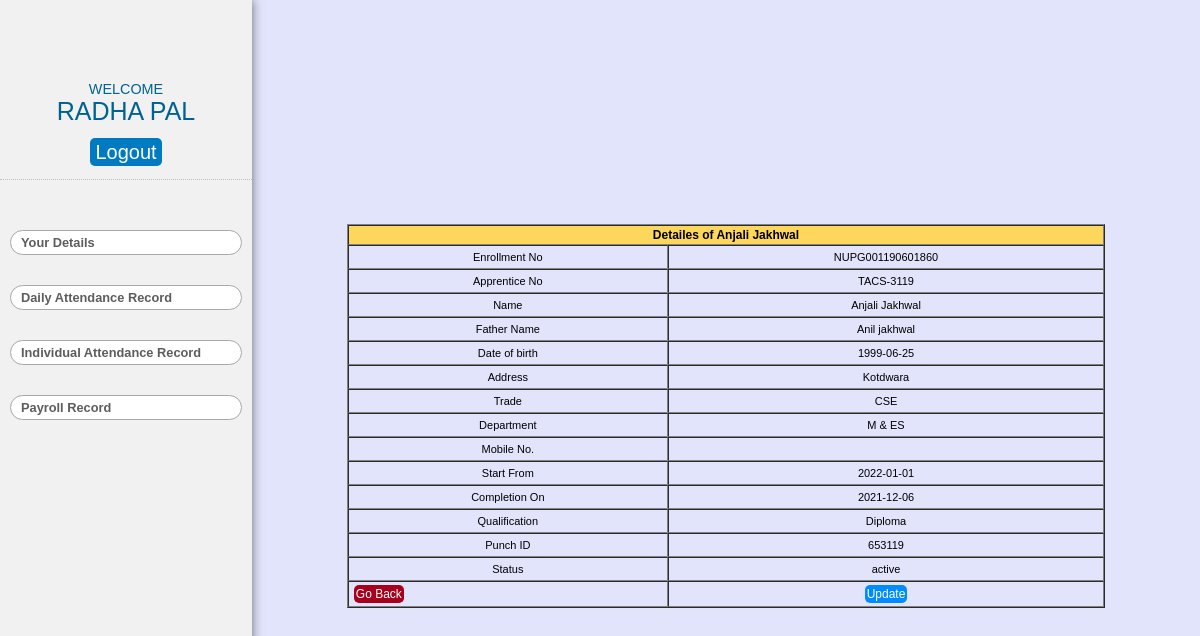
Page /view-details.php?apprentice_no=TACS-3119 (signed in) on the committed database.
### tables this page shows
CREATE TABLE `apprentice` (
  `sn` int(11) NOT NULL,
  `enrollment_no` varchar(255) NOT NULL,
  `apprentice_no` varchar(255) NOT NULL,
  `name` varchar(255) NOT NULL,
  `father_name` varchar(255) NOT NULL,
  `dob` date NOT NULL,
  `address` varchar(255) NOT NULL,
  `trade` varchar(255) NOT NULL,
  `department` varchar(255) NOT NULL,
  `mobile` varchar(255) NOT NULL,
  `start_from` date NOT NULL,
  `completion_on` date NOT NULL,
  `qualification` int(11) NOT NULL,
  `punch_id` varchar(100) NOT NULL,
  `status` int(11) NOT NULL DEFAULT 1,
  `role` int(11) NOT NULL,
  `password` varchar(100) NOT NULL
);

### view-details.php (the view, shortened to what this page needs)
<!DOCTYPE html>
<html lang="en">
<head>
    <link rel="stylesheet" href="styles.css">
</head>
<body>
    <section class="content">
        <div class="main">
            <?php include_once "side-1.php"; ?>
            <div class="side-2" style="overflow-y:scroll">
                <div class="app-reg ">
                    <div class="input-table">
                        <?php include "backend/db.php";
                        $apprentice_no = $_GET['apprentice_no'];
                        $sql = "SELECT * from apprentice WHERE apprentice_no = '$apprentice_no'";
                        $result = mysqli_query($conn, $sql) or die("Query failed");
                        if (mysqli_num_rows($result) > 0) {
                            while ($row = mysqli_fetch_assoc($result)) {
                        ?>
                                <table width="100%" border="1" cellpadding="1" cellspacing="0" style="text-align:center; ">
                                    <thead>
                                        <tr>
                                            <th colspan="2">Detailes of <?php echo $row['name']; ?> </th>
                                        </tr>
                                    </thead>
                                    <tbody>
                                        <tr>
                                            <td>Enrollment No</td>
                                            <td><?php echo $row['enrollment_no']; ?></td>
                                        </tr>
                                        <tr>
                                            <td>Apprentice No</td>
                                            <td><?php echo $row['apprentice_no']; ?></td>
                                        </tr>
                                        <tr>
                                            <td>Name</td>
                                            <td><?php echo $row['name']; ?></td>
                                        </tr>
                                        <tr>
                                            <td>Father Name</td>
                                            <td><?php echo $row['father_name']; ?></td>
                                        </tr>
                                        <tr>
                                            <td>Date of birth</td>
                                            <td><?php echo $row['dob']; ?></td>
                                        </tr>
                                        <tr>
                                            <td>Address</td>
                                            <td><?php echo $row['address']; ?></td>
                                        </tr>
                                        <td>Trade</td>
                                        <td><?php echo $row['trade']; ?></td>
                                        <tr>
                                            <td>Department</td>
                                            <td><?php echo $row['department']; ?></td>
                                        </tr>
                                        <tr>
                                            <td>Mobile No.</td>
                                            <td><?php echo $row['mobile']; ?></td>
                                        </tr>
                                        <tr>
                                            <td>Start From</td>
                                            <td><?php echo $row['start_from']; ?></td>
                                        </tr>
                                        <tr>
                                            <td>Completion On</td>
                                            <td><?php echo $row['completion_on']; ?></td>
                                        </tr>
                                        <tr>
                                            <td>Qualification</td>
                                            <td><?php switch ($row['qualification']) {
                                                    case 2:
                                                        echo "Diploma";
                                                        break;
                                                } ?></td>
                                        </tr>
                                        <tr>
                                            <td>Punch ID </td>
                                            <td><?php echo $row['punch_id']; ?></td>
                                        </tr>
                                        <tr>
                                            <td>Status </td>
                                            <td>
                                                <?php switch ($row['status']) {
                                                    case 1:
                                                        echo "active";
                                                        break;
                                                }
                                                ?>
                                            </td>
                                        </tr>
                                        <tr>
                                            <td style="text-align:left;"><a href='app-list.php' style='font-size:12px;background:rgb(167, 0, 28);color:#fff'>Go Back</a></td>
                                            <?php
                                            echo "<td><a href='update-details.php?apprentice_no={$row['apprentice_no']}' style='font-size:12px;background:rgb(0, 140, 255);color:#fff'>Update</a></td>"; ?>
                                        </tr>
                                    </tbody>
                                </table>
                        <?php
                            }
                        }
                        ?>
                    </div>
                </div>
            </div>
        </div>
    </section>
</body>
</html>

### styles.css (style rules this page uses)
* { box-sizing: border-box; margin: 0; padding: 0; scroll-behavior: smooth; font-family: "Poppins", sans-serif; }
body { width: 100vw; height: 100vh; }
a { text-decoration: none; }
section { height: 100vh; max-width: 100%; padding: 20px; }
.form input, a { margin-top: 50px; margin-left: auto; margin-right: auto; width: 90%; padding: 10px 10px; border: none; outline: none; color: rgb(0, 104, 104); background-color: rgb(255, 255, 255); border-radius: 5px; }
.content { padding: 0; }
.main { height: 100%; display: flex; width: 100vw; }
.side-2 { width: 79%; height: 100vh; overflow-y: scroll; background-color: rgba(193, 200, 244, 0.484); }
.app-reg { padding-top: 30px; width: 100%; height: 100%; display: flex; flex-direction: column; justify-content: center; align-items: center; }
.input-table { height: 80%; margin: auto; width: 80%; display: flex; justify-content: center; align-items: center; }
thead { background-color: rgb(252, 215, 92); font-size: 12px; }
th { padding: 2px; }
tr { height: 20px; }
td { font-size: 11px; padding: 5px 5px; }
td a { padding: 2px; cursor: pointer; font-size: 15px; }

### rows in the picture
apprentice: name "Anjali Jakhwal", enrollment_no "NUPG001190601860", apprentice_no "TACS-3119", father_name "Anil jakhwal", dob "1999-06-25", address "Kotdwara", trade "CSE", department "M & ES", start_from "2022-01-01", completion_on "2021-12-06", shows "Diploma", punch "653119", shows "active"

### other values in the picture
$_SESSION['name'] "RADHA PAL"
